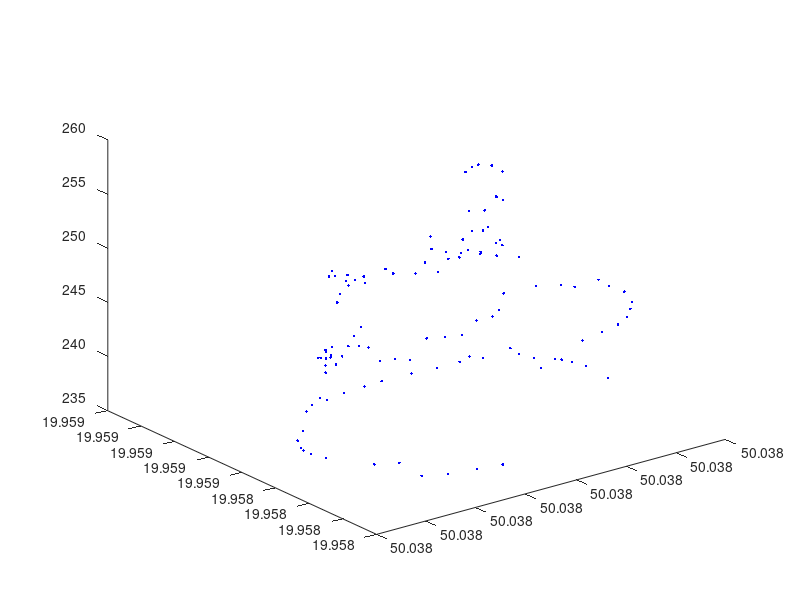

This chart was generated by the following MATLAB code: (Note: this script raises an error after producing the figure.)
% interp_obiekt3D.m
clear all; close all;
%load(’X.mat’);
method = 'v4';
load('krak_zebrane.dat'); X=krak_zebrane;
figure; grid; plot3( X(:,1), X(:,2), X(:,3), 'b.' ); pause
x = X(:,1); y = X(:,2); z = X(:,3);                                 % pobranie x,y,z
half_x = X(1:2:121,1); half_y = X(1:2:121,2); half_z = X(1:2:121,3);    %Wzięcie połowy punktów góry. babiagora.dat ma 121 wierszy
Missing_X = X(2:2:120,:);                                           %Macierz zawierająca te punkty, które zabraliśmy powyżej.
xvar = min(x) : (max(x)-min(x))/10 : max(x); % zmiennosc x
yvar = min(y) : (max(y)-min(y))/10 : max(y); % zmiennosc y
[Xi,Yi] = meshgrid( xvar, yvar );                                   % siatka interpolacji xi, yi
out = griddata( x, y, z, Xi,Yi, method );                          % interp: nearest, linear, natural, spline (v4), cubic
figure; surf( out, LineStyle=":", LineWidth=0.1 ); pause  % rysunek
half_x_var = min(half_x) : (max(half_x)-min(half_x))/200 : max(half_x); % Wychodzi na to samo co xvar
half_y_var = min(half_y) : (max(half_y)-min(half_y))/200 : max(half_y); % Wychodzi na to samo co yvar
[half_Xi,half_Yi] = meshgrid(half_x_var, half_y_var);
figure; grid; plot3( half_x, half_y, half_z, 'b.' ); pause